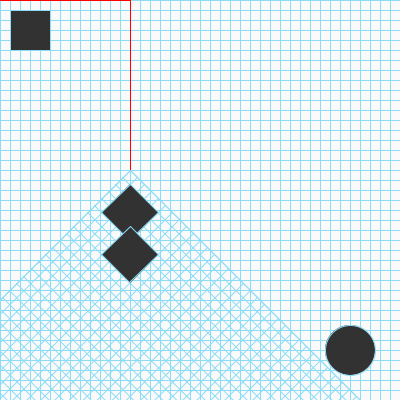
Frame 1 (no input)
Frame 60 (the mouse pressed at the canvas centre just before this capture): identical to frame 1, image omitted
Frame 120 (the mouse held since frame 60 and released just before this capture): identical to frame 1, image omitted

The Processing sketch that drew this single still picture (run headless with seeded random() and noise(); from frame 60 on, the mouse is pressed at the canvas centre):

// Processing sketch: processing_50457
// ── processing_50457.pde

//Understanding Relative Transformations
void setup()
{
  size(400, 400);
}
void draw()
{
  background(250);
  
  pushMatrix(); //Store the current graphics state
  
  stroke(140, 220, 245);        //grid 1
  noFill();
  rect(0, 0, width, height);
  for (int i=0; i<width; i+=10)
    line(i, 0, i, height);
  for (int i=0; i<height; i+=10)
    line(0, i, width, i);

  fill(50);
  rect(10, 10, 40, 40);

  stroke(255,0,0);
  line(0,0, 130,0);
  line(130,0, 130,170);

  translate(130, 170); //Translate the coordinate system
  rotate(HALF_PI/2);  // Rotate the coordinate system

  stroke(140, 220, 245);        //grid 2
  noFill();
  rect(0, 0, width, height);
  for (int i=0; i<width; i+=10)
    line(i, 0, i, height);
  for (int i=0; i<height; i+=10)
    line(0, i, width, i);

  fill(50);
  rect(10, 10, 40, 40);
  translate(30,30);
  rect(10,10, 40,40);   
  
  popMatrix(); //Restore the previous graphics state
  
  ellipse(width-50,height-50, 50,50); //This ellipse is unaffected
}
